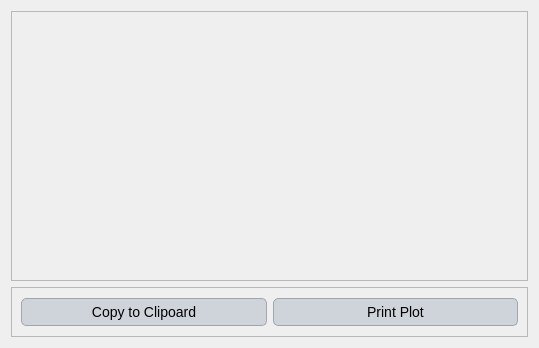
<?xml version="1.0" encoding="UTF-8"?>
<ui version="4.0">
 <class>Dialog</class>
 <widget class="QDialog" name="Dialog">
  <property name="geometry">
   <rect>
    <x>0</x>
    <y>0</y>
    <width>539</width>
    <height>348</height>
   </rect>
  </property>
  <property name="windowTitle">
   <string>Dialog</string>
  </property>
  <property name="styleSheet">
   <string notr="true">QLabel {
    font-family: 'Georgia'; /* Cambiar la fuente a Georgia */
    font-size: 16px; /* Cambiar el tamaño de la fuente */
    color: #000000; /* Color del texto (blanco) */
}

QLineEdit {
    font-family: 'Georgia'; /* Cambiar la fuente a Georgia */
    font-size: 14px; /* Cambiar el tamaño de la fuente */
    color: #000000; /* Color del texto (blanco) */
    background-color: #f0f0f0; /* Color de fondo del QLineEdit */
    border: 1px solid #000000; /* Borde blanco */
}

QComboBox {
    font-family: 'Georgia'; /* Cambiar la fuente a Georgia */
    font-size: 14px; /* Cambiar el tamaño de la fuente */
    color: #000000; /* Color del texto (blanco) */
    background-color: #cfd4da; /* Fondo oscuro del ComboBox */
}

QRadioButton {
    font-family: 'Georgia'; /* Cambiar la fuente a Georgia */
    font-size: 14px; /* Cambiar el tamaño de la fuente */
    color: #000000; /* Color del texto (blanco) */
}

QCheckBox {
    font-family: 'Georgia'; /* Cambiar la fuente a Georgia */
    font-size: 14px; /* Cambiar el tamaño de la fuente */
    color: #000000; /* Color del texto (blanco) */
}

/* Cambiar la fuente y estilo de los QPushButton */
QPushButton {
    font-family: 'Georgia'; /* Cambiar la fuente */
    font-size: 14px; /* Cambiar el tamaño de la fuente */
    color: #000000; /* Color del texto negro */
    background-color: #cfd4da; /* Fondo gris claro */
    border: 1px solid #a1a6ad; /* Borde gris medio */
    border-radius: 5px; /* Bordes redondeados */
    padding: 5px; /* Espaciado interno */
}

/* Estilo cuando el ratón pasa sobre el botón */
QPushButton:hover {
    color: #000000; /* Mantener el texto negro */
    background-color: #b7bcc3; /* Fondo gris un poco más oscuro al pasar el mouse */
}

/* Estilo cuando el botón está presionado */
QPushButton:pressed {
    background-color: #a6acb3; /* Fondo ligeramente más oscuro al presionar */
    color: #000000; /* Mantener el texto negro cuando se presiona */
}



/* Estilo general para QTableWidget y QTableView */
QTableWidget, QTableView {
    font-family: 'Georgia'; /* Cambiar la fuente a Georgia */
    font-size: 14px; /* Tamaño de la fuente */
    color: #000000; /* Color del texto negro */
    background-color: #e6e9ed; /* Fondo gris claro para la tabla */
    gridline-color: #a1a6ad; /* Color de las líneas de la tabla (gris medio) */
    selection-background-color: #b7bcc3; /* Color de fondo cuando se selecciona una celda (gris suave) */
    selection-color: #000000; /* Color del texto cuando la celda está seleccionada (negro) */
}

/* Estilo para el encabezado horizontal de la tabla */
QHeaderView::section {
    font-family: 'Georgia'; /* Cambiar la fuente a Georgia */
    font-size: 14px; /* Tamaño de la fuente */
    color: #000000; /* Color del texto negro */
    background-color: #cfd4da; /* Fondo gris claro del encabezado */
    border: 1px solid #a1a6ad; /* Borde gris medio entre las secciones */
    padding: 4px; /* Espaciado interno en el encabezado */
}

/* Estilo para las celdas de la tabla al pasar el mouse */
QTableWidget::item:hover, QTableView::item:hover {
    background-color: #b7bcc3; /* Fondo gris suave al pasar el mouse */
    color: #000000; /* Mantener el texto negro */
}

/* Estilo para las celdas cuando están seleccionadas */
QTableWidget::item:selected, QTableView::item:selected {
    background-color: #a6acb3; /* Fondo gris intermedio cuando está seleccionado */
    color: #000000; /* Texto negro cuando está seleccionado */
}

/* Ajustar el tamaño de las celdas */
QTableWidget::item, QTableView::item {
    padding: 4px; /* Espaciado interno de las celdas */
}

/* Estilo para el borde inferior de la tabla */
QTableCornerButton::section {
    background-color: #cfd4da; /* Fondo del botón de esquina */
    border: 1px solid #a1a6ad; /* Borde gris medio del botón de esquina */
}</string>
  </property>
  <layout class="QGridLayout" name="gridLayout_2">
   <item row="0" column="0">
    <widget class="QFrame" name="frame">
     <property name="frameShape">
      <enum>QFrame::StyledPanel</enum>
     </property>
     <property name="frameShadow">
      <enum>QFrame::Raised</enum>
     </property>
    </widget>
   </item>
   <item row="1" column="0">
    <widget class="QFrame" name="frame_2">
     <property name="maximumSize">
      <size>
       <width>16777215</width>
       <height>50</height>
      </size>
     </property>
     <property name="frameShape">
      <enum>QFrame::StyledPanel</enum>
     </property>
     <property name="frameShadow">
      <enum>QFrame::Raised</enum>
     </property>
     <layout class="QGridLayout" name="gridLayout">
      <item row="0" column="0">
       <layout class="QHBoxLayout" name="horizontalLayout">
        <item>
         <widget class="QPushButton" name="pushButton">
          <property name="text">
           <string>Copy to Clipoard</string>
          </property>
         </widget>
        </item>
        <item>
         <widget class="QPushButton" name="pushButton_2">
          <property name="text">
           <string>Print Plot</string>
          </property>
         </widget>
        </item>
       </layout>
      </item>
     </layout>
    </widget>
   </item>
  </layout>
 </widget>
 <resources/>
 <connections/>
</ui>
